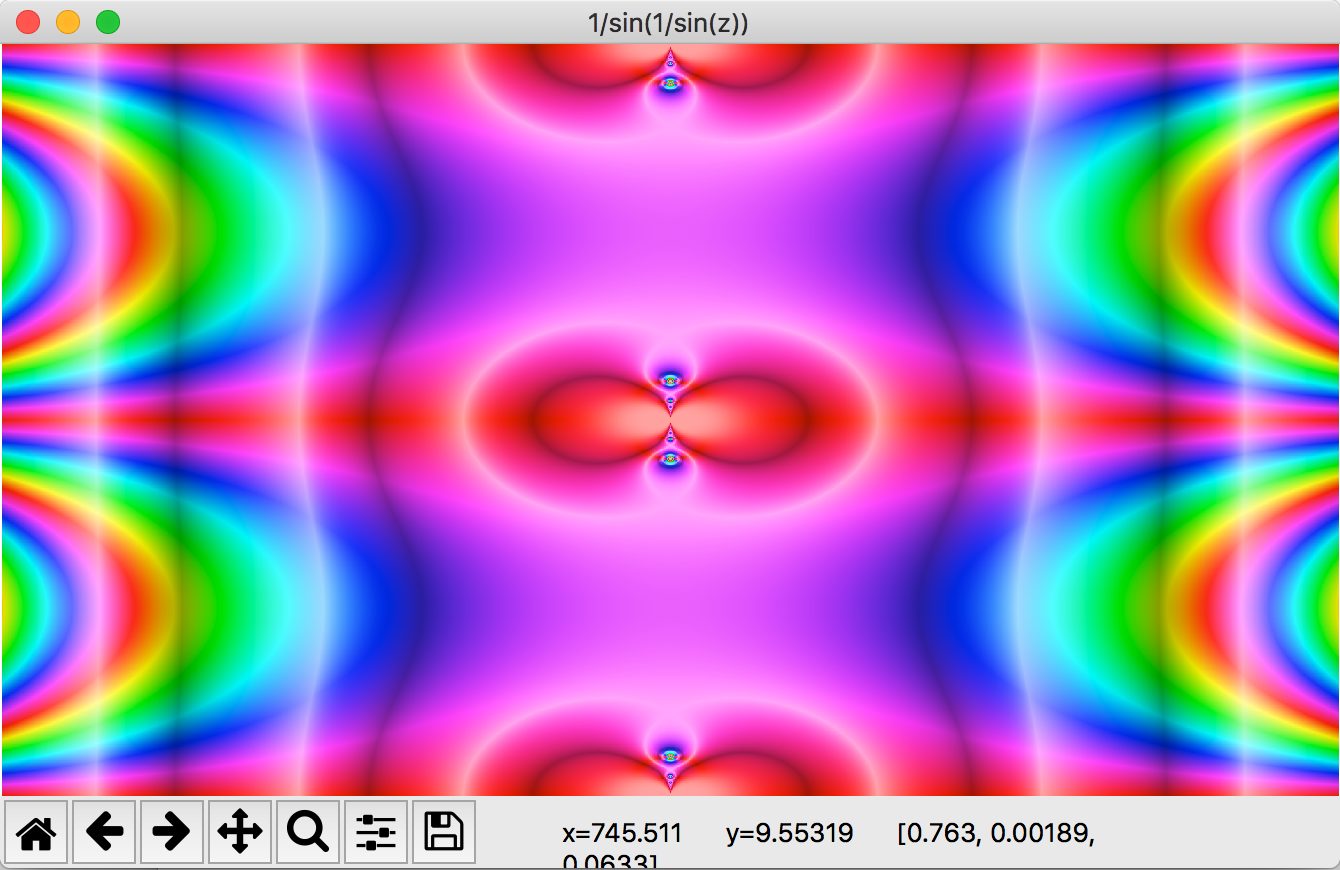

Write the Python code that produced this figure.
from colorsys import hsv_to_rgb
from math import pi, fmod, e
from multiprocessing import Pool, cpu_count

import matplotlib.pyplot as plt
import numpy as np


class DomainColoring:
    pi2 = pi * 2

    def __init__(self, _zExpression, w, h):
        self._zExpression, self.w, self.h = _zExpression, w, h
        self.set_limit(pi)

    def set_limit(self, limit):
        self.rmi, self.rma, self.imi, self.ima = -limit, limit, -limit, limit
        self.ima_imi = self.ima - self.imi
        self.rma_rmi = self.rma - self.rmi

    def imag(self, j):
        return self.ima - (self.ima_imi) * j / (self.w - 1)

    def real(self, i):
        return self.rma - (self.rma_rmi) * i / (self.h - 1)

    def eval(self, x):  # x contains index
        def pow3(x):
            return x * x * x

        try:
            i, j = x // self.w, x % self.w  # index to i,j coords

            z = self._zExpression(complex(self.real(i), self.imag(j)))

            hue = (self.pi2 - fmod(abs(z.real), self.pi2)) / self.pi2

            # _minRange=exp(int(log(m))) _maxRange=_minRange/e
            m, _minRange, _maxRange = abs(z), 0, 1
            while m > _maxRange:
                _minRange = _maxRange
                _maxRange *= e

            k = (m - _minRange) / (_maxRange - _minRange)
            kk = k * 2 if k < 0.5 else 1 - (k - 0.5) * 2
            sat = 0.4 + (1 - pow3(1 - (kk))) * 0.6
            val = 0.6 + (1 - pow3(1 - (1 - kk))) * 0.4

            return hsv_to_rgb(hue, sat, val)
        except:
            return 0., 0., 0.


def generateDomCol(w, h, _z):
    func = DomainColoring(_zExpression=_z, w=w, h=h).eval
    img = list(map(float, range(w * h)))  # generate list | img[index]=float(index)

    with Pool(cpu_count()) as pool:  # map list
        img = pool.map(func, img, w)
        pool.close()
        pool.join()
    return np.reshape(img, (h, w, 3))  # got a w*h,3 list -> reshape


def testDomCol(pdf, _z):
    fig = plt.figure(pdf)
    ax = plt.Axes(fig, [0., 0., 1., 1.])
    ax.set_axis_off()
    fig.add_axes(ax)

    plt.imshow(generateDomCol(1920, 1080, _z))
    plt.show()


if __name__ == '__main__':
    predefFuncs = ['sin(1/z)',
                   'acos((1+1j)*log(sin(z**3-1)/z))',
                   '(1+1j)*log(sin(z**3-1)/z)',
                   '(1+1j)*sin(z)',
                   'z + z**2/sin(z**4-1)',
                   'log(sin(z))',
                   'cos(z)/(sin(z**4-1))',
                   'z**6-1',
                   '(z**2-1) * (z-2-1j)**2 / (z**2+2*1j)',
                   'sin(z)*(1+2j)',
                   'sin(z)*sin(1/z)',
                   '1/sin(1/sin(z))',
                   'z',
                   '(z**2+1)/(z**2-1)',
                   '(z**2+1)/z',
                   '(z+3)*(z+1)**2',
                   '(z/2)**2*(z+1-2j)*(z+2+2j)/z**3',
                   '(z**2)-0.75-(0.2*(0+1j))']

    _zFunc = predefFuncs[11]
    exec(compile('''from cmath import sin, cos, acos, asin, tan, atan, log, log10
def _z(z): return %s''' % _zFunc, '<float>', 'exec'))  # define _z function

    testDomCol(_zFunc, _z)
